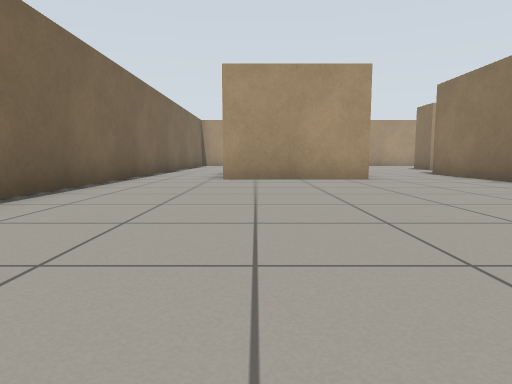
[1] (above)

22 first-person views from a walk through a robot-simulator world made for Gazebo. The camera is 0.5 m above the floor, tilts 6° down and sees 75° across. The floor is counted in squares, 1 m on a side. Each view is taken from the middle of a square. On the plan, view 1 faces up. The plan holds only what a view shows up to about 9 squares ahead; the rest is blank.

[2]
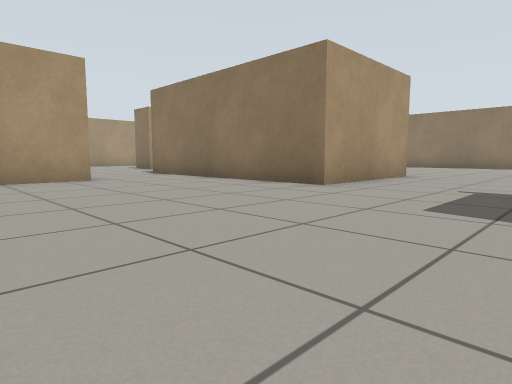

[3]
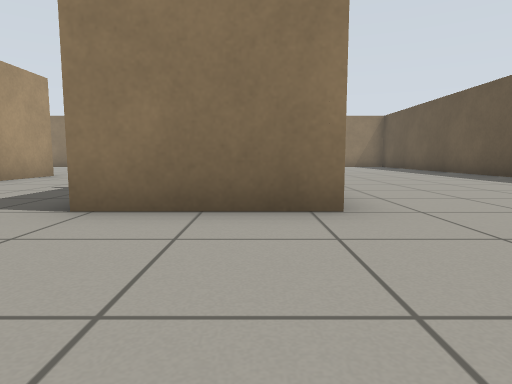

[4]
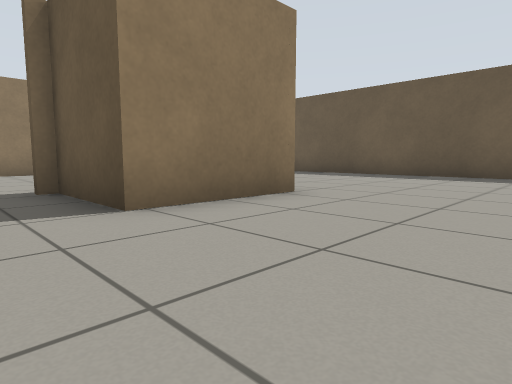

[5]
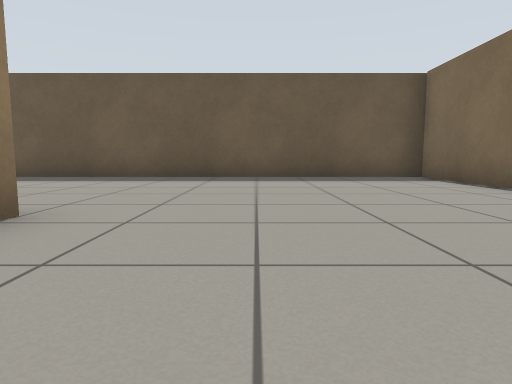

[6]
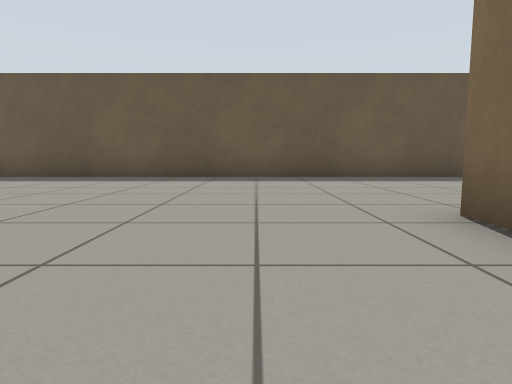

[7]
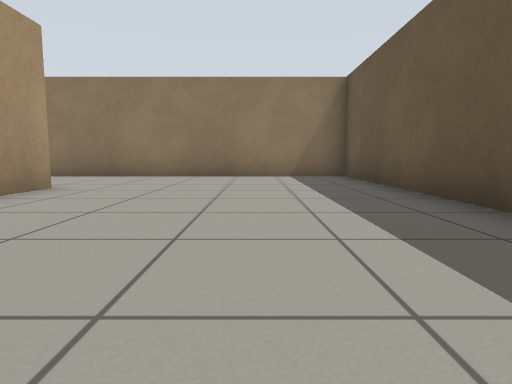

[8]
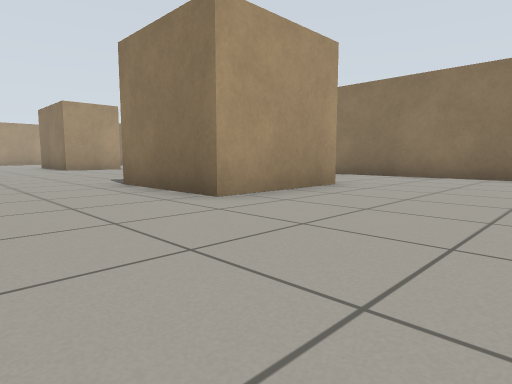

[9]
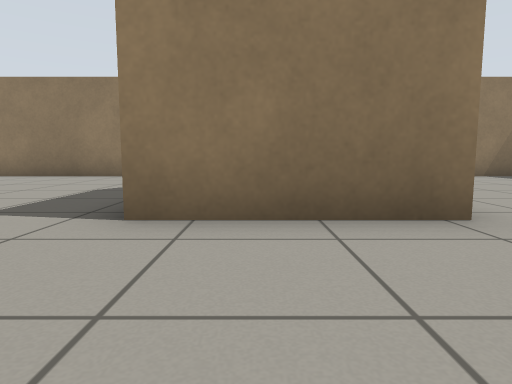

[10]
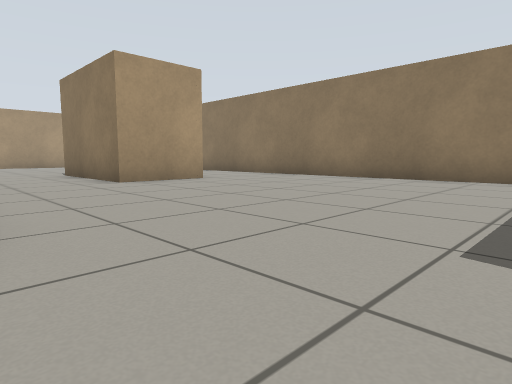

[11]
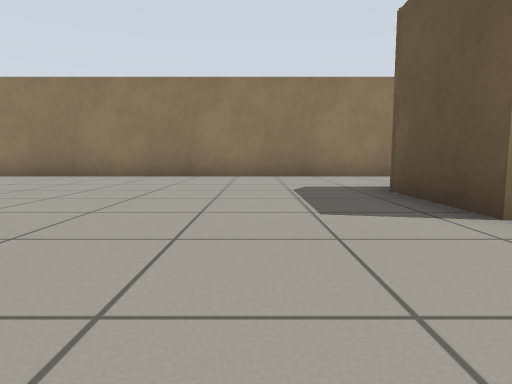

[12]
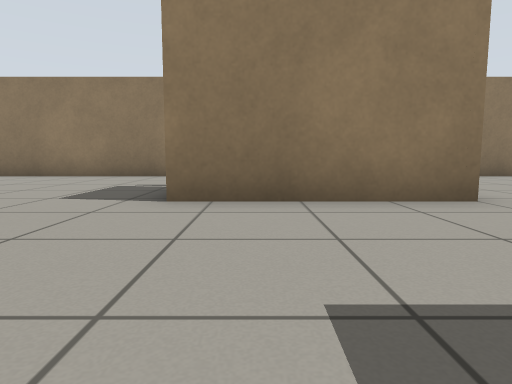

[13]
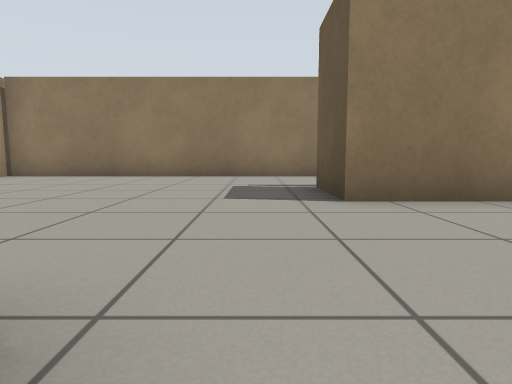

[14]
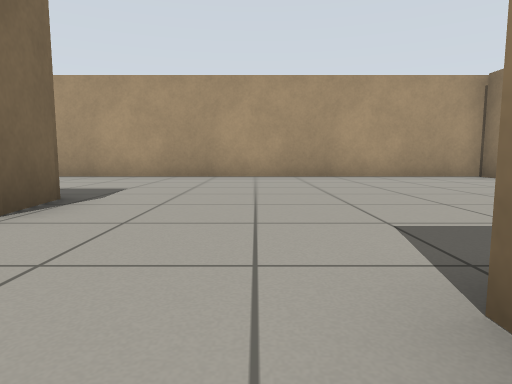

[15]
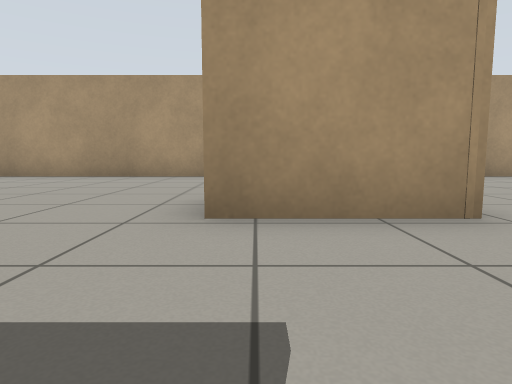

[16]
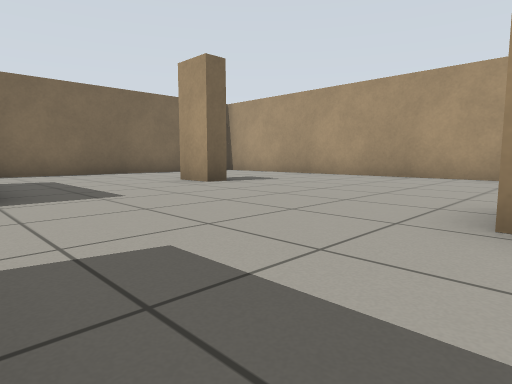

[17]
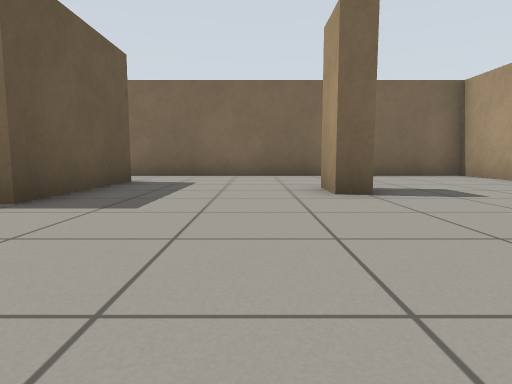

[18]
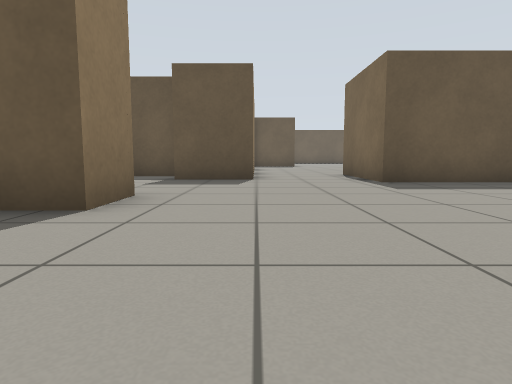

[19]
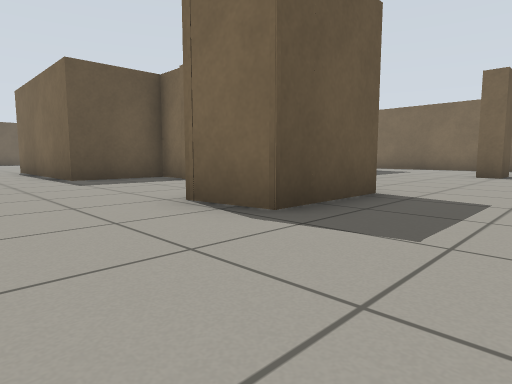

[20]
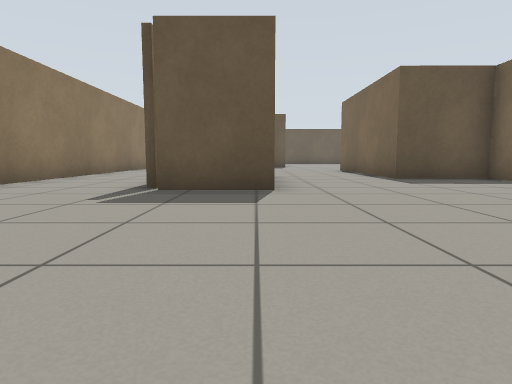

[21]
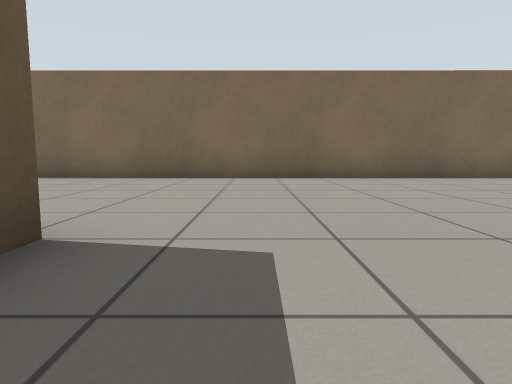

[22]
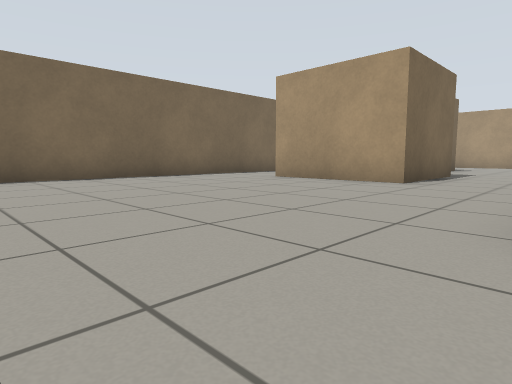

### Floor plan
Points are (right, up) in squares from view 1. A wall is a line through its corners. A room is listed if a view was taken in it or the views show most of it. See-through windows are left out.
Room 1 (views 1, 2, 3, 4, 5, 6, 7, 8, 9, 10, 11, 12, 13, 14, 15, 16, 17, 18, 19, 20, 21, 22)
walls: (8.9, 3.3) (5.1, 3.3) (5.1, 9.6) (6.7, 9.6) (6.7, 8.4) (8.8, 8.4) (8.8, 5.1); (5.3, -2.1) (5.3, -2.9); (3, -2.9) (3, -0.3) (5.1, -0.3); (13.8, 7.4) (11.7, 7.4) (11.7, 11) (13.5, 11); (13.4, -2.7) (10.6, -2.7) (10.6, 0) (12.9, 0); (6.6, 12.7) (6.6, 13.9) (8.7, 13.9) (8.8, 12.7) (6.6, 12.7); (-0.9, 10.5) (2.5, 10.5) (2.5, 7.4) (-0.7, 7.4); (0.5, 14.6) (1.6, 14.6) (1.6, 14.1) (0.5, 14.1); (-1.1, 18.5) (-3, 18.5) (-3, -8.3) (16.6, -8.3) (16.6, 18.5) (0.5, 18.5)
ways out: gap at (17, 18)

Where each view was taken, in squares from view 1:
view 1: 0 up, 0 right, facing up
view 2: 0 up, 0 right, facing up-right
view 3: 2 down, 0 right, facing right
view 4: 1 up, 0 right, facing down-right
view 5: 0 up, 1 right, facing down
view 6: 0 up, 7 right, facing down
view 7: 6 down, 8 right, facing right
view 8: 6 down, 8 right, facing up-right
view 9: 1 down, 8 right, facing right
view 10: 1 up, 9 right, facing up-right
view 11: 2 up, 8 right, facing right
view 12: 10 up, 8 right, facing right
view 13: 12 up, 8 right, facing right
view 14: 10 up, 11 right, facing up
view 15: 10 up, 7 right, facing up
view 16: 10 up, 7 right, facing up-left
view 17: 13 up, 6 right, facing left
view 18: 17 up, 5 right, facing down
view 19: 16 up, 11 right, facing down-left
view 20: 16 up, 12 right, facing down
view 21: 1 up, 5 right, facing left
view 22: 1 up, 5 right, facing up-left
